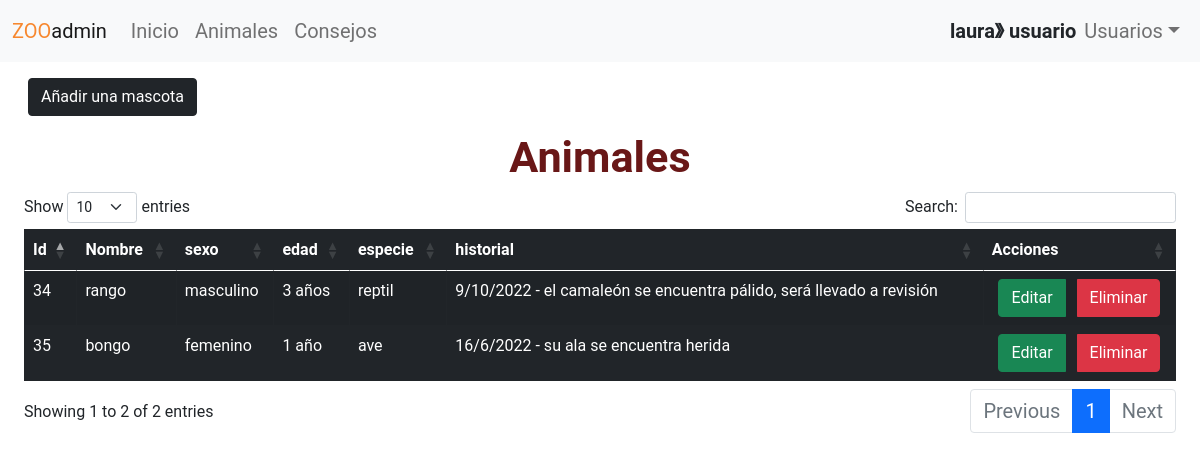
The page /index.php?controlador=animales&accion=mostrar (signed in) on the database its author committed.
### tables this page shows
CREATE TABLE `animales` (
  `id_animal` int(11) NOT NULL,
  `nombre` varchar(50) NOT NULL,
  `sexo` varchar(50) NOT NULL,
  `edad` varchar(50) NOT NULL,
  `especie` varchar(20) NOT NULL,
  `historial_med` longtext NOT NULL,
  `id_usuario` int(20) NOT NULL
);

### controladores/controlador_animales.php (called while the page is built, shortened)
<?php
    include_once("modelos/animal.php");
    class Controladoranimales {
        public function mostrar(){
            if ($_SESSION["usuario"]['perfil'] == "administrador"){
            $datosanimales=animal::consultaranimales();
        }
        else{
            $id = $_SESSION["usuario"]['id'];
             $datosanimales=animal::consultaranimalesusuario($id); }
            include_once "vistas/animales/mostrar.php";
        }
    }
?>

### ruteador.php (called while the page is built, shortened)
<?php
    $objcontrolador = new $controlador();
    $objcontrolador -> $getaccion();
?>

### index.php (called while the page is built, shortened)
<?php
    include_once ("vistas/plantilla.php");
?>

### modelos/animal.php (called while the page is built, shortened)
<?php
    class animal{
    public function __construct ($idA,$nombreA,$sexoA,$edadA,$especieA,$historialM){
        $this->idanimal=$idA;
        $this->nombreanimal=$nombreA;
        $this->sexoanimal=$sexoA;
        $this->edadanimal=$edadA;
        $this->especieanimal=$especieA;
        $this->historialmedico=$historialM;
    }
    public static function consultaranimalesusuario($idusuario){
        $listaanimales=[];
        $dbConexion=baseDatos::crearInstancia();
        $sql=$dbConexion->query ("SELECT * FROM animales where id_usuario=$idusuario");
        foreach($sql->fetchall() as $animal){
            $listaanimales []=new animal ($animal['id_animal'],$animal['nombre'],$animal['sexo'],$animal['edad'],$animal['especie'],$animal['historial_med'], $animal['id_usuario']);
        }
        return $listaanimales;
    }
    }
?>

### vistas/animales/mostrar.php (the view, shortened to what this page needs)
 <!DOCTYPE html>
 <html lang="en">
 <head>
    <link rel="stylesheet" href="vistas\recursos\css\bgmostrar.css">
 </head>
 </html>
<div class="container">
    <div class="btn-group p-3" role="group" aria-label="">
        <a href="index.php?controlador=animales&accion=crear" class= "btn btn-dark">Añadir una mascota</a>
    </div>
    <h2 class="text-center">Animales</h2>
    <div class="container">
        <table id="productos" class="table table-dark table-bordered border-dark table-striped table-hover">
            <thead>
                <tr>
                    <th>Id</th>
                    <th>Nombre</th>
                    <th>sexo</th>
                    <th>edad</th>
                    <th>especie</th>
                    <th>historial</th>
                    <th>Acciones</th>
                </tr>
            </thead>
            <tbody>
                <?php foreach($datosanimales as $p) { ?>
                <tr>
                    <td>   <?php echo $p->idanimal  ?>   </td>
                    <td>   <?php echo $p->nombreanimal  ?>   </td>
                    <td>   <?php echo $p->sexoanimal  ?>   </td>
                    <td>   <?php echo $p->edadanimal  ?>   </td>
                    <td>   <?php echo $p->especieanimal  ?>   </td>
                    <td>   <?php echo $p->historialmedico  ?>   </td>
                    <td class="d-flex flex-row justify-content-center">
                        <div class="btn-group" role="group">
                            <a href="index.php?controlador=animales&accion=actualizarRegistro&id_animal=<?php echo $p->idanimal  ?>" class="btn btn-success">Editar</a>&nbsp &nbsp
                            <a href="index.php?controlador=animales&accion=borrarRegistro&id_animal=<?php echo $p->idanimal  ?>" class="btn btn-danger" onclick="return confirmar(<?php echo $p->idanimal ?>)">Eliminar</a>
                        </div>
                    </td>
                </tr>
                <?php } ?>
            </tbody>
        </table>
    </div>
</div>

### vistas/recursos/css/styles.css (style rules this page uses)
* { box-sizing: border-box; }
html { scroll-behavior: smooth; }
body { font-family: 'Roboto', sans-serif; margin: 0; }
h2 { font-size: 2.7em; }
.container { max-width: 1400px; margin: auto; }

### vistas/recursos/css/bgmostrar.css (style rules this page uses)
body { background-image: url(https://nintendosoup.com/wp-content/uploads/2020/02/animal-crossing-new-horizons-walmart-wallpaper-feb192020-3.jpeg); background-size: cover; background-repeat: no-repeat; background-position: center; }
h2 { color:rgb(105, 23, 23) ; font-weight: bold; }

### rows shown on the page
animales: id_animal "34", nombre "rango", sexo "masculino", edad "3 años", especie "reptil", historial_med "9/10/2022 - el camaleón se encuentra pálido, será llevado a revisión"
animales: id_animal "35", nombre "bongo", sexo "femenino", edad "1 año", especie "ave", historial_med "16/6/2022 - su ala se encuentra herida"

### other values the page prints
$_SESSION["usuario"]['nombre'] "laura"
$_SESSION["usuario"]['perfil'] "usuario"
